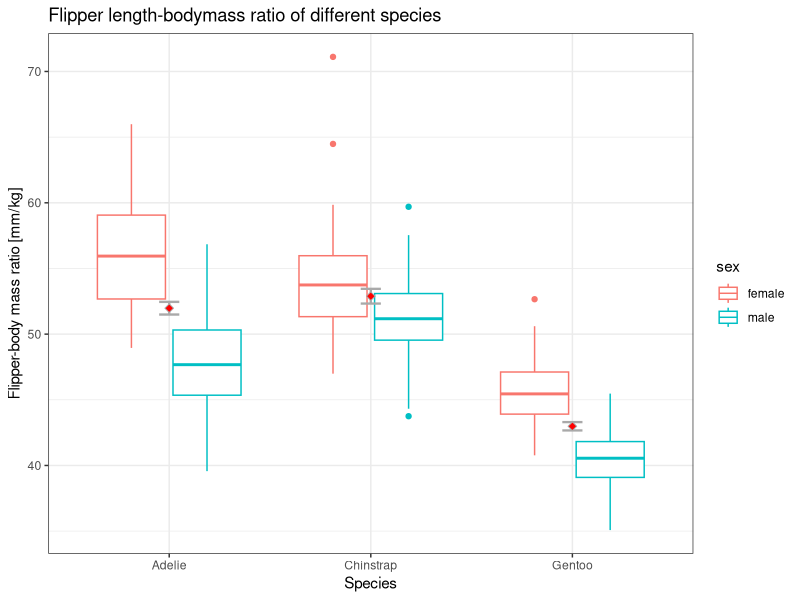
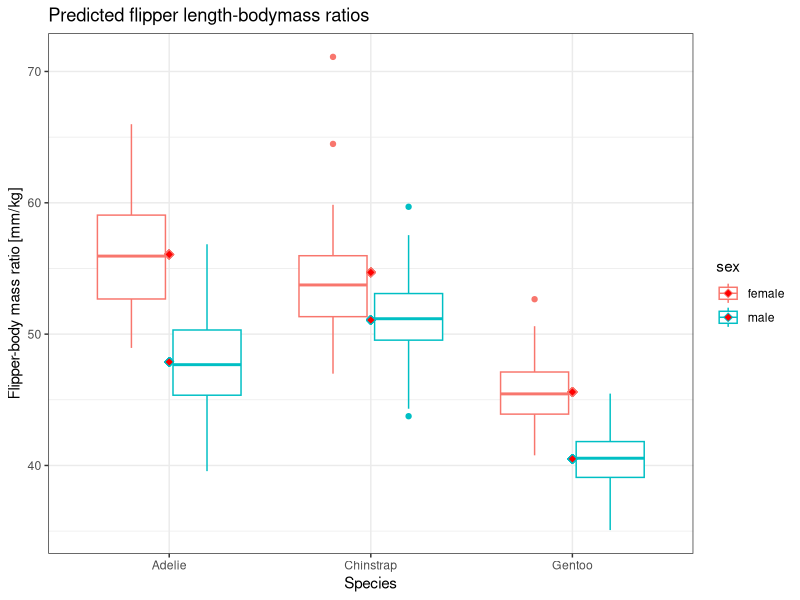

Here is the R script that generated these plots, in order:
library(ggplot2);library(palmerpenguins);library(tidyverse);View(palmerpenguins::penguins);df<-na.omit(palmerpenguins::penguins);df <- df%>%mutate(fl.bm_ratio=flipper_length_mm/(body_mass_g/1000));View(df);df.2 <- df %>% select(!(bill_length_mm:bill_depth_mm));View(df.2);ggplot(data= df.2, aes(x=species, y=fl.bm_ratio, color= sex))+geom_boxplot() +stat_summary(fun.data =mean_se,geom = "errorbar", colour= "darkgrey", width =0.1,size=0.8) +stat_summary(fun=mean,geom ="point",shape=23,fill ="red",colour ="darkgrey", size =2)+labs(title="Flipper length-bodymass ratio of different species",x="Species",y ="Flipper-body mass ratio [mm/kg]")+theme_bw();model <- lm(fl.bm_ratio~species * sex,data =df.2);anova(model);df.2$predicted_fl.bm_ratio<-predict(model, newdata = df.2);ggplot(data= df.2, aes(x =species, y =fl.bm_ratio, color = sex))+geom_boxplot()+labs(title="Flipper length-bodymass ratio of different species", x= "Species", y ="Flipper-body mass ratio [mm/kg]") +geom_point(aes(y =predicted_fl.bm_ratio),shape = 23, fill = "red", size =2) +labs(title = "Predicted flipper length-bodymass ratios", x ="Species", y= "Flipper-body mass ratio [mm/kg]") +theme_bw()
